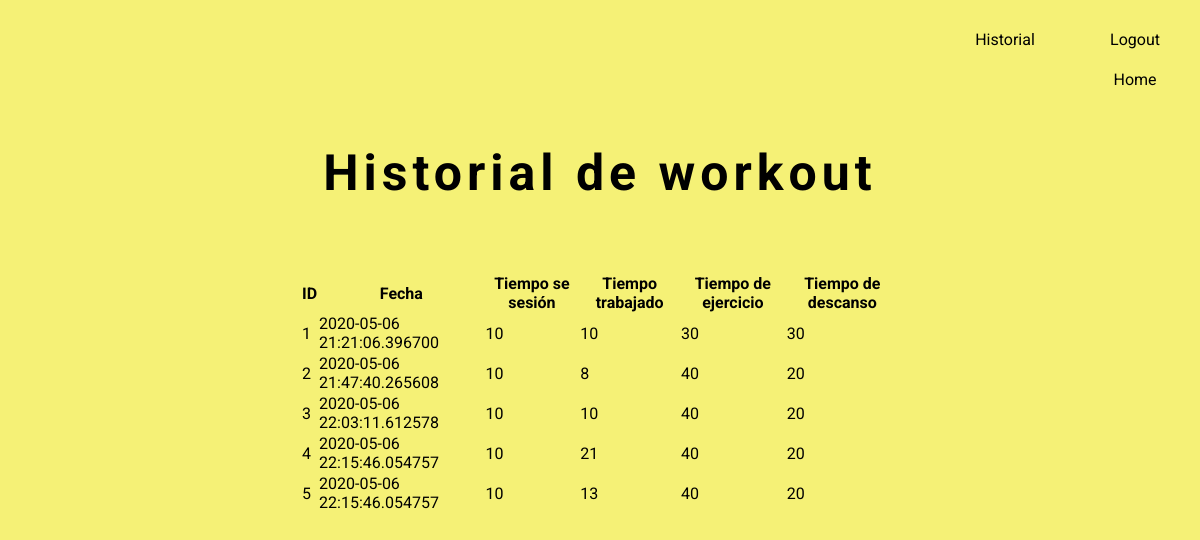
Screenshot of /work/history/1 (signed in) with the database file from the repository.
### app/models.py (models this page shows, shortened)
class Work(db.Model):
    __tablename__ = 'works'
    id = db.Column(db.Integer, primary_key=True)
    total_time = db.Column(db.Integer, nullable=False) #Tiempo total de la sesion
    total_work_time = db.Column(db.Integer, nullable=False) # Tiempo total que trabajo el cliente en segundos
    work_time = db.Column(db.Integer, nullable=False) # Tienmpo de trabajo por minuto
    rest_time = db.Column(db.Integer, nullable=False) # Tiempo de descanso por minuto
    user_id = db.Column(db.Integer, db.ForeignKey('users.id'))
    date = db.Column(db.DateTime, default=datetime.datetime.now())

### app/views.py (the view)
@page.route('/work/history/<int:id>')
@login_required
def work_history(id):
    if id == current_user.id:
        works = current_user.works
        return render_template('work/history.html', title='Tu historial', works=works)
    else:
        return redirect(url_for('page.work_history', id=current_user.id))

### app/models.py (called while the page is built)
    @classmethod
    def get_by_id(cls, id):
        return User.query.filter_by(id=id).first()

### app/views.py (called while the page is built)
@login_manager.user_loader
def load_user(id):
    return User.get_by_id(id)

### app/templates/work/history.html
{% extends 'base.html' %}
{% block content %}
  <h1>Historial de workout</h1>
  <div class="params">
    {% if works %}
    <table>
      <thead>
        <tr>
          <th>ID</th>
          <th>Fecha</th>
          <th>Tiempo se sesión</th>
          <th>Tiempo trabajado</th>
          <th>Tiempo de ejercicio</th>
          <th>Tiempo de descanso</th>
        </tr>
      </thead>
      <tbody>
      {% for work in works %}
        <tr>
          <td>{{ work.id }}</td>
          <td>{{ work.date }}</td>
          <td>{{ work.total_time }}</td>
          <td>{{ work.total_work_time }}</td>
          <td>{{ work.work_time }}</td>
          <td>{{ work.rest_time }}</td>
        </tr>
      {% endfor %}
      </tbody>
    </table>
    {% else %}
    <p>Aún no has guardado tu progreso</p>
    {% endif %}
  </div>
{% endblock %}

### app/templates/base.html (shortened to what this page needs)
<!DOCTYPE html>
<html lang="es">
<head>
  <link rel="stylesheet" href="{{ url_for('static', filename='css/estilos.css') }}">
</head>
<body>
  <div class="navbar">
    <ul>
      {% if not current_user.is_authenticated %}
      <li>
        <a href="{{ url_for('page.login') }}">Login</a>
      </li>
      <li>
        <a href="{{ url_for('page.signup') }}">Sign up</a>
      </li>
      {% else %}
      <li>
        <a href="{{ url_for('page.logout') }}">Logout</a>
      </li>
      <li>
        <a href="{{ url_for('page.work_history', id=current_user.id) }}">Historial</a>
      </li>
      {% endif %}
      <li>
        <a href="{{ url_for('page.index') }}">Home</a>
      </li>
    </ul>
  </div>
  {% block content %}
  {% endblock %}
</body>
</html>

### app/static/css/estilos.css (style rules this page uses)
* { margin: 0; padding: 0; font-family: 'Roboto', sans-serif; }
body { background: #f5f176; }
h1 { text-align: center; margin-top: 20px; font-size: 50px; letter-spacing: 5px; }
.navbar { display: inline-block; width: 30%; margin-left: 70%; margin-top: 20px; margin-bottom: 20px; }
.navbar ul { float: right; }
.navbar ul li { list-style: none; float: right; width: 130px; height: 30px; padding-top: 10px; text-align: center; }
a { text-decoration: none; color: #000; }
.params { width: 50%; margin: 40px auto; margin-top: 70px; }

### rows the page displays
Work: id "1", date "2020-05-06 21:21:06.396700", total_time "10", total_work_time "10", work_time "30", rest_time "30"
Work: id "2", date "2020-05-06 21:47:40.265608", total_time "10", total_work_time "8", work_time "40", rest_time "20"
Work: id "3", date "2020-05-06 22:03:11.612578", total_time "10", total_work_time "10", work_time "40", rest_time "20"
Work: id "4", date "2020-05-06 22:15:46.054757", total_time "10", total_work_time "21", work_time "40", rest_time "20"
Work: id "5", date "2020-05-06 22:15:46.054757", total_time "10", total_work_time "13", work_time "40", rest_time "20"
